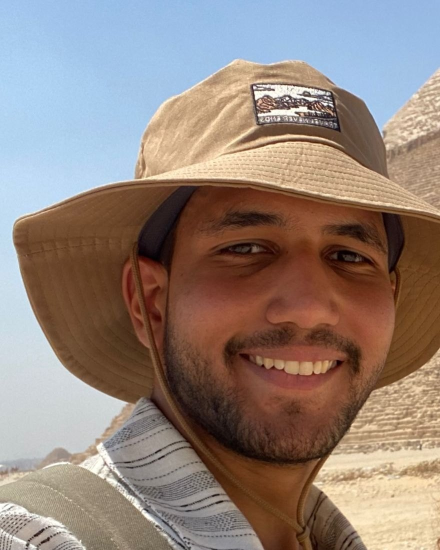
#> input picture tools/portrait.jpg, 880 x 1100 px (shown at 1/2 size)
$ python portrait.py
#> lines starting #> are read from the running program, lines starting #| are printed output that depends on the picture; after the words box and inside, x2 and y2 are one past the last pixel; in counts of white or black regions, pixels touching at a corner belong together
"""Turn tools/portrait.jpg into tools/portrait.txt: a grid of tones, 0 to 9,
with a space wherever the background was. draw.py prints it as dots.

The cut-out is GrabCut with a few hints, because the photo was taken against
a bright sky and a pyramid: the hat's patch and the face are marked as the
subject, the sky and the stones beside the shoulder as background. Tones are
contrast-normalised locally, so the eyes and the smile survive the shade of
the hat's brim.

    python3 tools/portrait.py        (needs opencv-python and numpy)
"""

from pathlib import Path

import cv2
import numpy as np

TOOLS = Path(__file__).resolve().parent
COLS = 72


def subject(img: np.ndarray) -> np.ndarray:
    h, w = img.shape[:2]
    mask = np.full((h, w), cv2.GC_BGD, np.uint8)
    mask[100:990, 20:850] = cv2.GC_PR_FGD
    mask[175:280, 490:660] = cv2.GC_FGD   # the hat's patch
    mask[290:370, 380:540] = cv2.GC_FGD   # the hat band beside it
    mask[420:900, 300:660] = cv2.GC_FGD   # the face
    mask[740:990, 780:880] = cv2.GC_BGD   # stones beside the shoulder
    mask[100:200, 680:880] = cv2.GC_BGD   # sky above the brim
    cv2.grabCut(img, mask, None, np.zeros((1, 65)), np.zeros((1, 65)), 8, cv2.GC_INIT_WITH_MASK)
    fg = np.isin(mask, (cv2.GC_FGD, cv2.GC_PR_FGD)).astype(np.uint8)
    b, r = img[:, :, 0].astype(int), img[:, :, 2].astype(int)
    fg[(b > r + 10) & (b > 150)] = 0  # any sky left
    _, label, stats, _ = cv2.connectedComponentsWithStats(fg)
    fg = (label == 1 + np.argmax(stats[1:, cv2.CC_STAT_AREA])).astype(np.uint8)
    outline, _ = cv2.findContours(fg, cv2.RETR_EXTERNAL, cv2.CHAIN_APPROX_NONE)
    fg = cv2.drawContours(np.zeros_like(fg), outline, -1, 1, -1)
    fg = cv2.morphologyEx(fg, cv2.MORPH_CLOSE, np.ones((31, 31), np.uint8))
    return cv2.morphologyEx(fg, cv2.MORPH_OPEN, np.ones((15, 15), np.uint8))


def tones(img: np.ndarray, fg: np.ndarray) -> np.ndarray:
    gray = cv2.cvtColor(img, cv2.COLOR_BGR2GRAY).astype(float) / 255
    lo, hi = np.percentile(gray[fg.astype(bool)], [3, 97])
    overall = np.clip((gray - lo) / (hi - lo), 0, 1)
    mean = cv2.GaussianBlur(gray, (0, 0), 30)
    spread = np.sqrt(cv2.GaussianBlur((gray - mean) ** 2, (0, 0), 30) + 1e-4)
    local = 1 / (1 + np.exp(-1.3 * (gray - mean) / spread))
    return 0.75 * local + 0.25 * overall


def main() -> None:
    img = cv2.imread(str(TOOLS / "portrait.jpg"))
#> img is the input picture: shape (1100, 880, 3); mean B, G, R 122.5, 131, 146.9
    fg = subject(img)
#> in subject, `b, r = img[:, :, 0].astype(int), img[:, :, 2].astype(int)`:
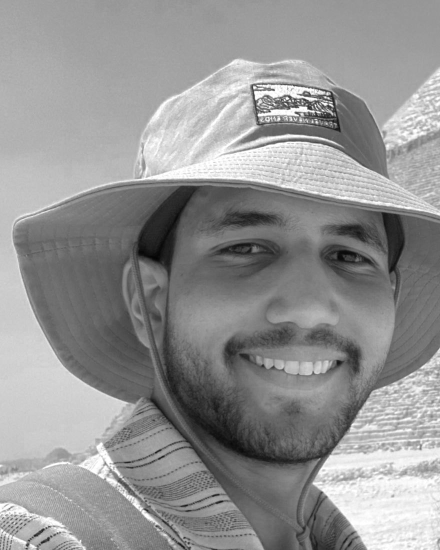
#> r: shape (1100, 880) int64 (shown at 1/2 size); min 3, max 255, mean 146.9
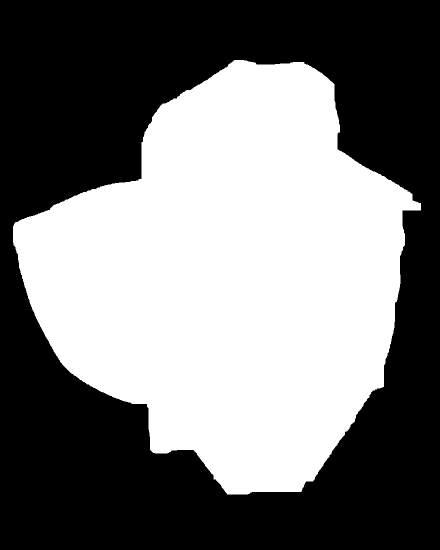
#> fg: shape (1100, 880) (shown at 1/2 size); values 0 (black) and 1 (white), 46.5% white; 1 white region, box (x1, y1, x2, y2) and area: (26, 120, 842, 989) 449910
    ys, xs = np.nonzero(fg)
    y0, y1, x0, x1 = ys.min(), ys.max() + 1, xs.min(), xs.max() + 1
#> y0 = 120; y1 = 989; x0 = 26; x1 = 842
    rows = round((y1 - y0) / (x1 - x0) * COLS)
#> rows = 77
    size = (COLS, rows)
#> size = (72, 77)
    tone = cv2.resize(tones(img, fg)[y0:y1, x0:x1], size, interpolation=cv2.INTER_AREA)
#> in tones, `gray = cv2.cvtColor(img, cv2.COLOR_BGR2GRAY).astype(float) / 255`:
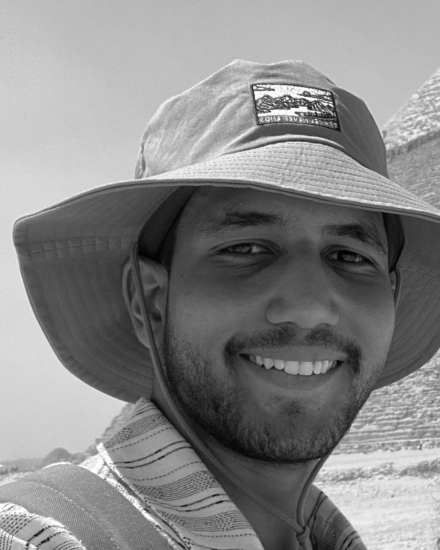
#> gray: shape (1100, 880) float64 (shown at 1/2 size); min 0.00392, max 1, mean 0.528
#> in tones, `lo, hi = np.percentile(gray[fg.astype(bool)], [3, 97])`: lo = 0.0902; hi = 0.831
#> in tones, `spread = np.sqrt(cv2.GaussianBlur((gray - mean) ** 2, (0, 0), 30) + 1e..`:
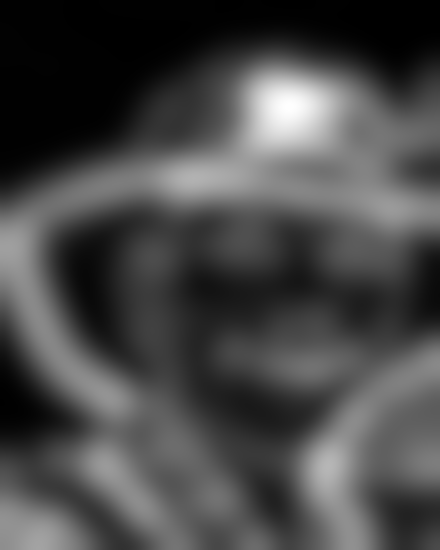
#> spread: shape (1100, 880) float64 (shown at 1/2 size); min 0.0108, max 0.25, mean 0.0786; drawn with min black and max white
#> in tones, `return 0.75 * local + 0.25 * overall`:
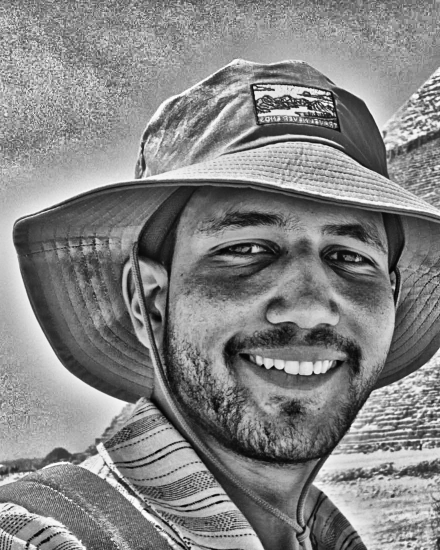
#> returned value: shape (1100, 880) float64 (shown at 1/2 size); min 0.00253, max 0.998, mean 0.521
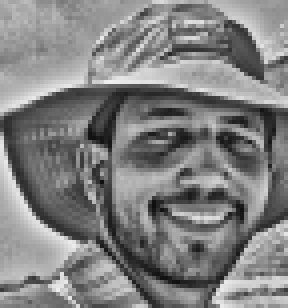
#> tone: shape (77, 72) float64 (shown 4 times larger); min 0.0584, max 0.948, mean 0.506
    keep = cv2.resize(fg[y0:y1, x0:x1].astype(float), size, interpolation=cv2.INTER_AREA) >= 0.5
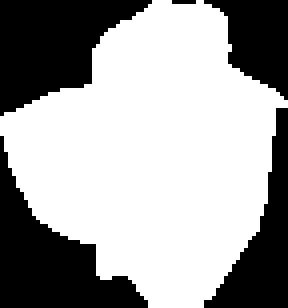
#> keep: shape (77, 72) bool (shown 4 times larger); 63.5% white; 5 black regions (1 under 20 px), largest, box (x1, y1, x2, y2) and area: (0, 0, 38, 29) 648, (0, 34, 37, 77) 640, (51, 27, 72, 77) 417, (51, 0, 72, 25) 315
    lines = ["".join(str(min(9, int(tone[y, x] * 10))) if keep[y, x] else " " for x in range(COLS)).rstrip()
             for y in range(rows)]
    (TOOLS / "portrait.txt").write_text("\n".join(lines) + "\n")
    print(f"tools/portrait.txt  {COLS} x {rows}")
#| tools/portrait.txt  72 x 77


if __name__ == "__main__":
    main()
